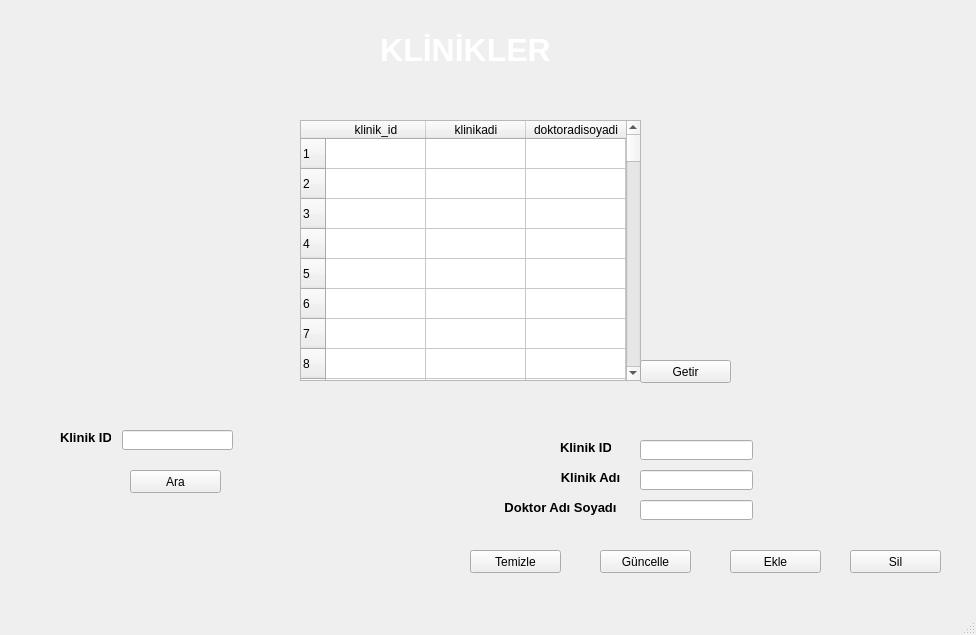
<?xml version="1.0" encoding="UTF-8"?>
<ui version="4.0">
 <class>MainWindow</class>
 <widget class="QMainWindow" name="MainWindow">
  <property name="geometry">
   <rect>
    <x>0</x>
    <y>0</y>
    <width>976</width>
    <height>635</height>
   </rect>
  </property>
  <property name="windowTitle">
   <string>MainWindow</string>
  </property>
  <widget class="QWidget" name="centralwidget">
   <widget class="QLabel" name="label">
    <property name="geometry">
     <rect>
      <x>0</x>
      <y>-50</y>
      <width>1041</width>
      <height>691</height>
     </rect>
    </property>
    <property name="text">
     <string/>
    </property>
    <property name="pixmap">
     <pixmap>Adsız.png</pixmap>
    </property>
    <property name="scaledContents">
     <bool>true</bool>
    </property>
   </widget>
   <widget class="QLabel" name="label_3">
    <property name="geometry">
     <rect>
      <x>140</x>
      <y>30</y>
      <width>651</width>
      <height>41</height>
     </rect>
    </property>
    <property name="text">
     <string>&lt;html&gt;&lt;head/&gt;&lt;body&gt;&lt;p align=&quot;center&quot;&gt;&lt;span style=&quot; font-size:24pt; font-weight:600; color:#ffffff;&quot;&gt;KLİNİKLER&lt;/span&gt;&lt;/p&gt;&lt;/body&gt;&lt;/html&gt;</string>
    </property>
   </widget>
   <widget class="QLabel" name="label_2">
    <property name="geometry">
     <rect>
      <x>10</x>
      <y>10</y>
      <width>71</width>
      <height>71</height>
     </rect>
    </property>
    <property name="text">
     <string/>
    </property>
    <property name="pixmap">
     <pixmap>20200316220122!Saglikbakanligi_logo (2).png</pixmap>
    </property>
    <property name="scaledContents">
     <bool>true</bool>
    </property>
   </widget>
   <widget class="QTableWidget" name="klinikler">
    <property name="geometry">
     <rect>
      <x>300</x>
      <y>120</y>
      <width>341</width>
      <height>261</height>
     </rect>
    </property>
    <property name="alternatingRowColors">
     <bool>false</bool>
    </property>
    <property name="sortingEnabled">
     <bool>false</bool>
    </property>
    <property name="rowCount">
     <number>100</number>
    </property>
    <property name="columnCount">
     <number>3</number>
    </property>
    <attribute name="horizontalHeaderCascadingSectionResizes">
     <bool>false</bool>
    </attribute>
    <row/>
    <row/>
    <row/>
    <row/>
    <row/>
    <row/>
    <row/>
    <row/>
    <row/>
    <row/>
    <row/>
    <row/>
    <row/>
    <row/>
    <row/>
    <row/>
    <row/>
    <row/>
    <row/>
    <row/>
    <row/>
    <row/>
    <row/>
    <row/>
    <row/>
    <row/>
    <row/>
    <row/>
    <row/>
    <row/>
    <row/>
    <row/>
    <row/>
    <row/>
    <row/>
    <row/>
    <row/>
    <row/>
    <row/>
    <row/>
    <row/>
    <row/>
    <row/>
    <row/>
    <row/>
    <row/>
    <row/>
    <row/>
    <row/>
    <row/>
    <row/>
    <row/>
    <row/>
    <row/>
    <row/>
    <row/>
    <row/>
    <row/>
    <row/>
    <row/>
    <row/>
    <row/>
    <row/>
    <row/>
    <row/>
    <row/>
    <row/>
    <row/>
    <row/>
    <row/>
    <row/>
    <row/>
    <row/>
    <row/>
    <row/>
    <row/>
    <row/>
    <row/>
    <row/>
    <row/>
    <row/>
    <row/>
    <row/>
    <row/>
    <row/>
    <row/>
    <row/>
    <row/>
    <row/>
    <row/>
    <row/>
    <row/>
    <row/>
    <row/>
    <row/>
    <row/>
    <row/>
    <row/>
    <row/>
    <row/>
    <column>
     <property name="text">
      <string>klinik_id</string>
     </property>
    </column>
    <column>
     <property name="text">
      <string>klinikadi</string>
     </property>
    </column>
    <column>
     <property name="text">
      <string>doktoradisoyadi</string>
     </property>
    </column>
   </widget>
   <widget class="QPushButton" name="klinikgetir">
    <property name="geometry">
     <rect>
      <x>640</x>
      <y>360</y>
      <width>91</width>
      <height>23</height>
     </rect>
    </property>
    <property name="text">
     <string>Getir</string>
    </property>
   </widget>
   <widget class="QLabel" name="label_4">
    <property name="geometry">
     <rect>
      <x>60</x>
      <y>430</y>
      <width>51</width>
      <height>16</height>
     </rect>
    </property>
    <property name="text">
     <string>&lt;html&gt;&lt;head/&gt;&lt;body&gt;&lt;p align=&quot;center&quot;&gt;&lt;span style=&quot; font-size:10pt; font-weight:600;&quot;&gt;Klinik ID&lt;/span&gt;&lt;/p&gt;&lt;/body&gt;&lt;/html&gt;</string>
    </property>
   </widget>
   <widget class="QLineEdit" name="klinikid">
    <property name="geometry">
     <rect>
      <x>122</x>
      <y>430</y>
      <width>111</width>
      <height>20</height>
     </rect>
    </property>
   </widget>
   <widget class="QPushButton" name="klinikara">
    <property name="geometry">
     <rect>
      <x>130</x>
      <y>470</y>
      <width>91</width>
      <height>23</height>
     </rect>
    </property>
    <property name="text">
     <string>Ara</string>
    </property>
   </widget>
   <widget class="QLabel" name="label_5">
    <property name="geometry">
     <rect>
      <x>560</x>
      <y>440</y>
      <width>51</width>
      <height>16</height>
     </rect>
    </property>
    <property name="text">
     <string>&lt;html&gt;&lt;head/&gt;&lt;body&gt;&lt;p align=&quot;center&quot;&gt;&lt;span style=&quot; font-size:10pt; font-weight:600;&quot;&gt;Klinik ID&lt;/span&gt;&lt;/p&gt;&lt;/body&gt;&lt;/html&gt;</string>
    </property>
   </widget>
   <widget class="QLabel" name="label_6">
    <property name="geometry">
     <rect>
      <x>560</x>
      <y>470</y>
      <width>61</width>
      <height>16</height>
     </rect>
    </property>
    <property name="text">
     <string>&lt;html&gt;&lt;head/&gt;&lt;body&gt;&lt;p align=&quot;center&quot;&gt;&lt;span style=&quot; font-size:10pt; font-weight:600;&quot;&gt;Klinik Adı&lt;/span&gt;&lt;/p&gt;&lt;/body&gt;&lt;/html&gt;</string>
    </property>
   </widget>
   <widget class="QLabel" name="label_7">
    <property name="geometry">
     <rect>
      <x>500</x>
      <y>500</y>
      <width>121</width>
      <height>16</height>
     </rect>
    </property>
    <property name="text">
     <string>&lt;html&gt;&lt;head/&gt;&lt;body&gt;&lt;p align=&quot;center&quot;&gt;&lt;span style=&quot; font-size:10pt; font-weight:600;&quot;&gt;Doktor Adı Soyadı&lt;/span&gt;&lt;/p&gt;&lt;/body&gt;&lt;/html&gt;</string>
    </property>
   </widget>
   <widget class="QLineEdit" name="klinikid2">
    <property name="geometry">
     <rect>
      <x>640</x>
      <y>440</y>
      <width>113</width>
      <height>20</height>
     </rect>
    </property>
   </widget>
   <widget class="QLineEdit" name="klinikadi">
    <property name="geometry">
     <rect>
      <x>640</x>
      <y>470</y>
      <width>113</width>
      <height>20</height>
     </rect>
    </property>
   </widget>
   <widget class="QLineEdit" name="doktoradisoyadi">
    <property name="geometry">
     <rect>
      <x>640</x>
      <y>500</y>
      <width>113</width>
      <height>20</height>
     </rect>
    </property>
   </widget>
   <widget class="QPushButton" name="temizle">
    <property name="geometry">
     <rect>
      <x>470</x>
      <y>550</y>
      <width>91</width>
      <height>23</height>
     </rect>
    </property>
    <property name="text">
     <string>Temizle</string>
    </property>
   </widget>
   <widget class="QPushButton" name="guncelle">
    <property name="geometry">
     <rect>
      <x>600</x>
      <y>550</y>
      <width>91</width>
      <height>23</height>
     </rect>
    </property>
    <property name="text">
     <string>Güncelle</string>
    </property>
   </widget>
   <widget class="QPushButton" name="ekle">
    <property name="geometry">
     <rect>
      <x>730</x>
      <y>550</y>
      <width>91</width>
      <height>23</height>
     </rect>
    </property>
    <property name="text">
     <string>Ekle</string>
    </property>
   </widget>
   <widget class="QPushButton" name="sil">
    <property name="geometry">
     <rect>
      <x>850</x>
      <y>550</y>
      <width>91</width>
      <height>23</height>
     </rect>
    </property>
    <property name="text">
     <string>Sil</string>
    </property>
   </widget>
  </widget>
  <widget class="QMenuBar" name="menubar">
   <property name="geometry">
    <rect>
     <x>0</x>
     <y>0</y>
     <width>976</width>
     <height>21</height>
    </rect>
   </property>
  </widget>
  <widget class="QStatusBar" name="statusbar"/>
 </widget>
 <resources/>
 <connections/>
</ui>
